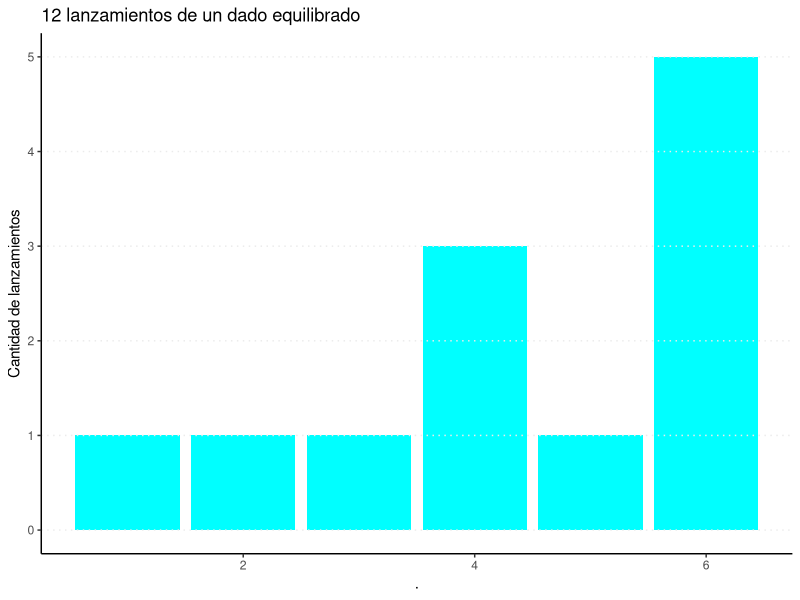
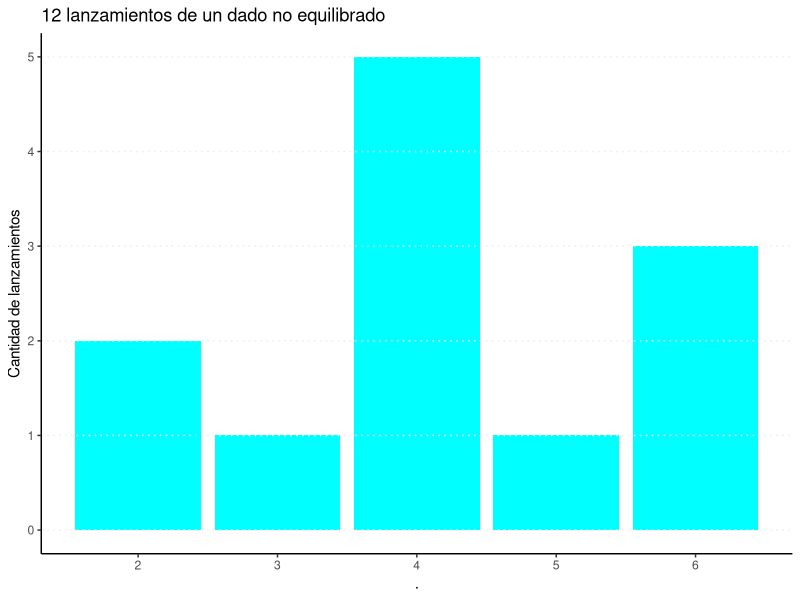
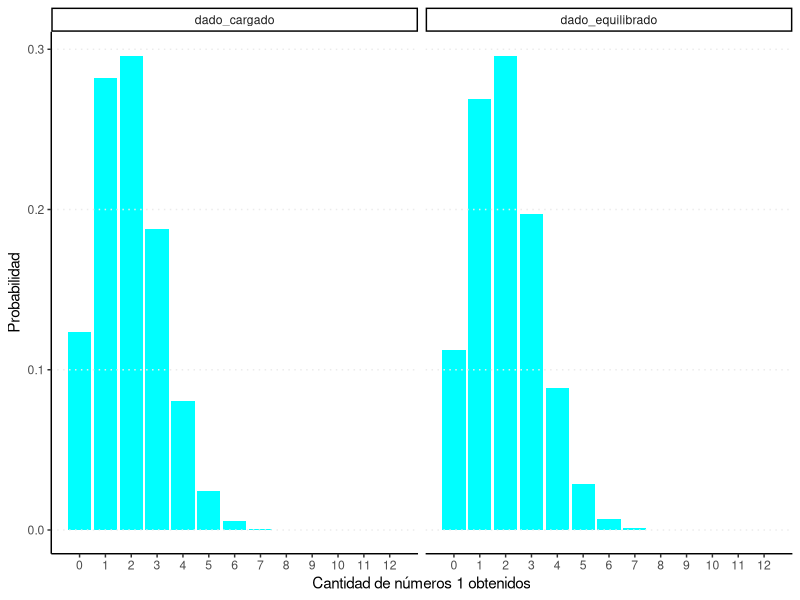
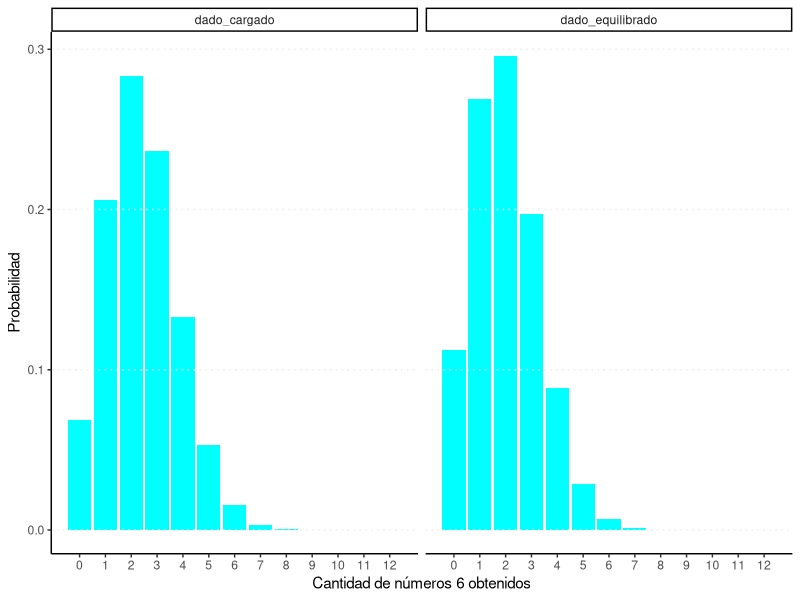
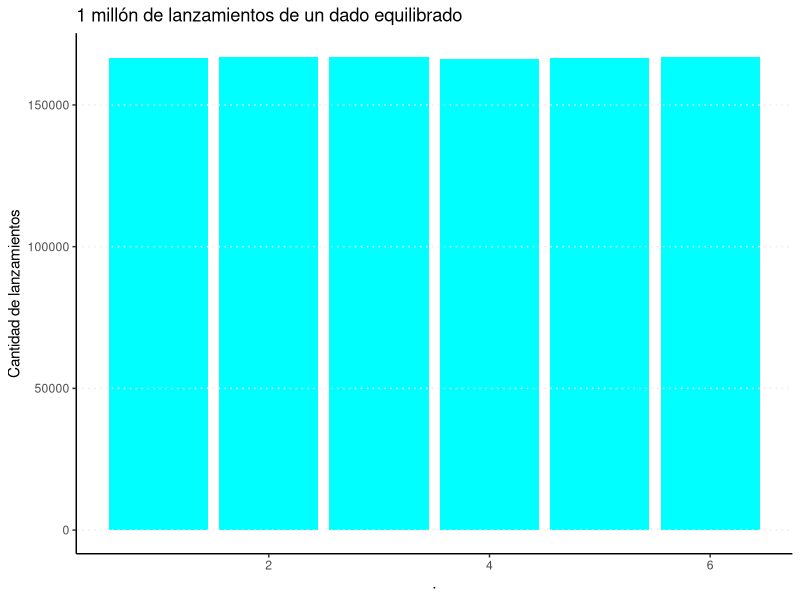
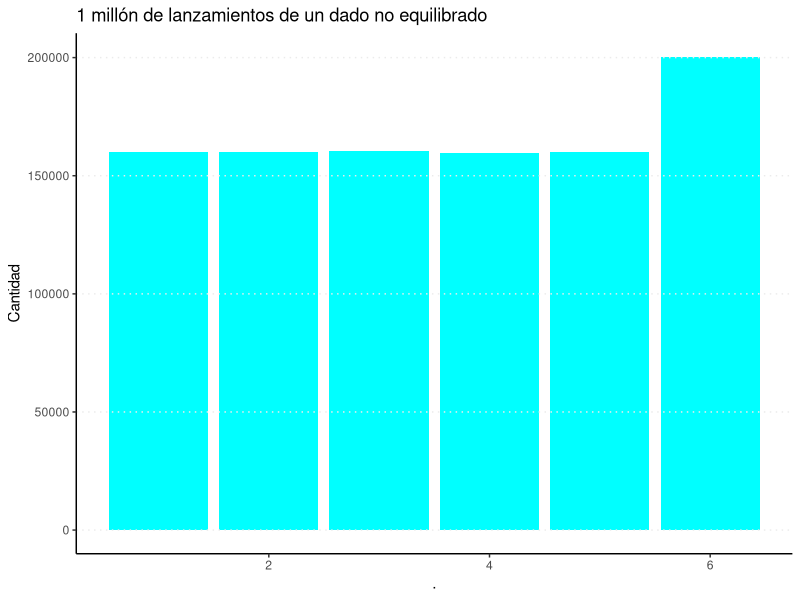

These charts were generated, in order, by the following R code:
########################################################

## TP en RStudio de Estadística para Economistas I #################

## Cátedra de Tamara Burdisso – FCE-UNLP ##################

## Este ejercicio fuer elaborado por Esteban Rodriguez ########

## para el curso de Estadística FCE-UBA de Tamara Burdisso ##########

##durante los años 2018 a 2022   ##################

########################################################

## Primera Parte - Ejercicio 8 #########################

########################################################


#'En este ejercicio, jugaremos con el lanzamiento de dados de 6 caras.
#'En particular, analizaremos qué tan probable es que salga un 1 o un 6.

#' #### Ejercicio 8.a)
 
#' Realizar 12 lanzamientos de un dado *equilibrado*. Llamamos dado equilibrado a aquel en
#'  donde todos los números tienen la misma probabilidad de ocurrencia.
#' ¿Qué resultados obtuvo?


###### Ejecutar desde aqui #################################
library(tidyverse)
lanzamientos_12 <- sample(c(1:6), 12, replace = TRUE)
lanzamientos_12
###### Hasta aqui ##########################################


#' ¿Qué proporción de 1 y 6 obtuvo?
 

###### Ejecutar desde aqui #################################
cat("La proporción de 1 fue:",mean(lanzamientos_12==1)) 
cat("La proporción de 6 fue:",mean(lanzamientos_12==6))
###### Hasta aqui ##########################################


#' Representar los resultados en un gráfico


###### Ejecutar desde aqui #################################
lanzamientos_12 %>% as.data.frame() %>%
  ggplot() +
  geom_bar(aes(.), fill="cyan") +
  theme_classic() +
  ggtitle("12 lanzamientos de un dado equilibrado") +
  ylab("Cantidad de lanzamientos")  +
  theme(panel.background = element_blank(),
        panel.grid.major.y = element_line(linetype = "dotted"),
        panel.ontop = TRUE)
###### Hasta aqui ##########################################

 
#' En base a los resultados, analice la pertinencia de la siguiente frase: 
 
#' *Como el dado es equilibrado, en 12 lanzamientos cada número tiene que salir*
#'  *exactamente 2 veces.*

 
#' #### Ejercicio 8.b)
 
#' Realizar 12 lanzamientos de un dado, donde la probabilidad de obtener un 6 es 0.20 y la de
#' obtener cada uno de los restantes números es 0.16. Es decir, el dado no es *equilibrado* sino que está cargado a favor del 6.
#' ¿Qué resultados obtuvo?


###### Ejecutar desde aqui #################################
lanzamientos_12b <- sample(c(1:6), 12, prob = c(0.16,0.16,0.16,0.16,0.16,0.20), replace = TRUE)
lanzamientos_12b
###### Hasta aqui ##########################################

 
#' ¿Qué proporción de 1 y 6 obtuvo?


###### Ejecutar desde aqui #################################
cat("La proporción de 1 fue:",mean(lanzamientos_12b==1)) 
cat("La proporción de 6 fue:",mean(lanzamientos_12b==6))
###### Hasta aqui ##########################################


#' Representar los resultados en un gráfico
 

###### Ejecutar desde aqui #################################
lanzamientos_12b %>% as.data.frame() %>%
  ggplot() +
  geom_bar(aes(.), fill="cyan") +
  theme_classic() +
  ggtitle("12 lanzamientos de un dado no equilibrado") +
  ylab("Cantidad de lanzamientos")  +
  theme(panel.background = element_blank(),
        panel.grid.major.y = element_line(linetype = "dotted"),
        panel.ontop = TRUE)
###### Hasta aqui ##########################################

 
#' ¿Obtuvo resultados muy distintos respecto al ejercicio 8.a)?
 
#' En base a los resultados, analice la pertinencia de la siguiente frase: 

#' *Como el dado estaba cargado a favor del 6, en 12 lanzamientos tiene que salir más*
#'  *de dos veces el 6, mientras que los demás números tienen que salir una misma*
#'  *cantidad de veces.*


#' ¿Qué tan probables considera los resultados obtenidos,
#' tanto para el dado equilibrado como para el dado cargado?
#' Los siguientes gráficos de la distribución binomial pueden ayudarle a responder.


# Distribución Binomial para la cantidad de 1 obtenidos
###### Ejecutar desde aqui #################################
data.frame(Cantidad_de_Unos=c(0:12), "dado_equilibrado"=dbinom((0:12),12,1/6), "dado_cargado"=dbinom((0:12),12,0.16)) %>%
  gather(caso,Probabilidad,-Cantidad_de_Unos) %>%
  ggplot(aes(x=Cantidad_de_Unos, y=Probabilidad)) +
  geom_col(fill="cyan") +
  ylab("Probabilidad") +
  xlab("Cantidad de números 1 obtenidos") +
  facet_wrap(.~caso) +
  theme_classic() +
  scale_x_continuous(breaks=c(0:12),labels=c(0:12)) +
  theme(panel.background = element_blank(),
        panel.grid.major.y = element_line(linetype = "dotted"),
        panel.ontop = TRUE)
###### Hasta aqui ##########################################


# Distribución Binomial para la cantidad de 6 obtenidos
###### Ejecutar desde aqui #################################
data.frame(Cantidad_de_Seis=c(0:12), "dado_equilibrado"=dbinom((0:12),12,1/6), "dado_cargado"=dbinom((0:12),12,0.2)) %>%
  gather(caso,Probabilidad,-Cantidad_de_Seis) %>%
  ggplot(aes(x=Cantidad_de_Seis, y=Probabilidad)) +
  geom_col(fill="cyan") +
  ylab("Probabilidad") +
  xlab("Cantidad de números 6 obtenidos") +
  facet_wrap(.~caso) +
  theme_classic() +
  scale_x_continuous(breaks=c(0:12),labels=c(0:12)) +
  theme(panel.background = element_blank(),
        panel.grid.major.y = element_line(linetype = "dotted"),
        panel.ontop = TRUE)
###### Hasta aqui ##########################################


#' #### Ejercicio 8.c)

#' Repetiremos el ejercicio 8.a), pero esta vez lanzando **1 millón** de veces el dado equilibrado
#' Muestre los primeros 10 resultados


###### Ejecutar desde aqui #################################
lanzamientos_1m <- sample(c(1:6), 1000000, replace = TRUE)
head(lanzamientos_1m,10)
###### Hasta aqui ##########################################


#' ¿Qué proporción de 1 y 6 obtuvo en el millón de lanzamientos?


###### Ejecutar desde aqui #################################
cat("La proporción de 1 fue:",mean(lanzamientos_1m==1)) 
cat("La proporción de 6 fue:",mean(lanzamientos_1m==6))
###### Hasta aqui ##########################################


#' Representar los resultados en un gráfico
 

###### Ejecutar desde aqui #################################
lanzamientos_1m %>% as.data.frame() %>%
  ggplot() +
  geom_bar(aes(.), fill="cyan") +
  theme_classic() +
  ggtitle("1 millón de lanzamientos de un dado equilibrado") +
  ylab("Cantidad de lanzamientos")  +
  theme(panel.background = element_blank(),
        panel.grid.major.y = element_line(linetype = "dotted"),
        panel.ontop = TRUE)
###### Hasta aqui ##########################################


#' Viendo los resultados, ¿está en condiciones de afirmar que el dado es equilibrado?
#' Por el momento, puede dar una respuesta “a ojo”. En la segunda parte de la materia 
#' haremos un “test de hipótesis para la diferencia de proporciones” para poder 
#' argumentar de manera más rigurosa.
 

#' #### Ejercicio 8.d)

#' Repetiremos el ejercicio 8.b), pero esta vez lanzando 1 millón de veces el dado con
#'  probabilidades levemente favorables para el 6.
#' Muestre los primeros 10 resultados


###### Ejecutar desde aqui #################################
lanzamientos_1mb <- sample(c(1:6), 1000000, prob = c(0.16,0.16,0.16,0.16,0.16,0.20), replace = TRUE)
head(lanzamientos_1mb,10)
###### Hasta aqui ##########################################

 
#' ¿Qué proporción de 1 y 6 obtuvo?
 

###### Ejecutar desde aqui #################################
cat("La proporción de 1 fue:",mean(lanzamientos_1mb==1)) 
cat("La proporción de 6 fue:",mean(lanzamientos_1mb==6))
###### Hasta aqui ##########################################


#' Representar los resultados en un gráfico


###### Ejecutar desde aqui #################################
lanzamientos_1mb %>% as.data.frame() %>%
  ggplot() +
  geom_bar(aes(.), fill="cyan") +
  theme_classic() +
  ggtitle("1 millón de lanzamientos de un dado no equilibrado") +
  ylab("Cantidad") +
  theme(panel.background = element_blank(),
        panel.grid.major.y = element_line(linetype = "dotted"),
        panel.ontop = TRUE)
###### Hasta aqui ##########################################

 
#' Viendo los resultados, ¿está en condiciones de afirmar que el dado no es equilibrado?
#' Por el momento, puede dar una respuesta “a ojo”. En la segunda parte de la materia 
#' haremos un “test de hipótesis para la diferencia de proporciones” para poder 
#' argumentar de manera más rigurosa.

#' ¿Qué diferencias nota en la simulación con 12 lanzamientos y la de 1 millón de lanzamientos?
#' ¿Cuál es más confiable para sacar conclusiones?

